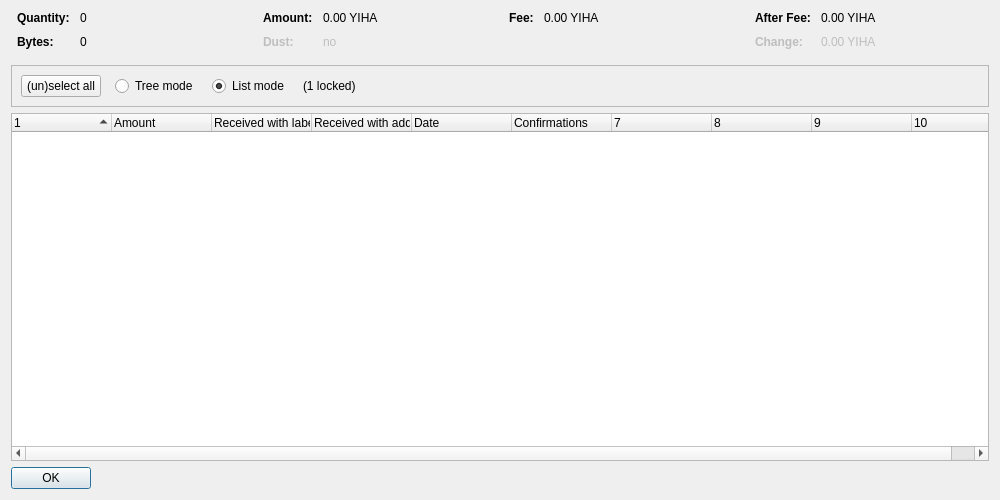
<?xml version="1.0" encoding="UTF-8"?>
<ui version="4.0">
 <class>CoinControlDialog</class>
 <widget class="QDialog" name="CoinControlDialog">
  <property name="geometry">
   <rect>
    <x>0</x>
    <y>0</y>
    <width>1000</width>
    <height>500</height>
   </rect>
  </property>
  <property name="windowTitle">
   <string>Coin Selection</string>
  </property>
  <layout class="QVBoxLayout" name="verticalLayout">
   <item>
    <layout class="QHBoxLayout" name="horizontalLayoutTop" stretch="0,0,0,0">
     <property name="topMargin">
      <number>0</number>
     </property>
     <property name="bottomMargin">
      <number>10</number>
     </property>
     <item>
      <layout class="QFormLayout" name="formLayoutCoinControl1">
       <property name="horizontalSpacing">
        <number>10</number>
       </property>
       <property name="verticalSpacing">
        <number>10</number>
       </property>
       <property name="leftMargin">
        <number>6</number>
       </property>
       <property name="rightMargin">
        <number>6</number>
       </property>
       <item row="0" column="0">
        <widget class="QLabel" name="labelCoinControlQuantityText">
         <property name="font">
          <font>
           <weight>75</weight>
           <bold>true</bold>
          </font>
         </property>
         <property name="text">
          <string>Quantity:</string>
         </property>
        </widget>
       </item>
       <item row="0" column="1">
        <widget class="QLabel" name="labelCoinControlQuantity">
         <property name="cursor">
          <cursorShape>IBeamCursor</cursorShape>
         </property>
         <property name="contextMenuPolicy">
          <enum>Qt::ActionsContextMenu</enum>
         </property>
         <property name="text">
          <string notr="true">0</string>
         </property>
         <property name="textInteractionFlags">
          <set>Qt::LinksAccessibleByMouse|Qt::TextSelectableByKeyboard|Qt::TextSelectableByMouse</set>
         </property>
        </widget>
       </item>
       <item row="1" column="0">
        <widget class="QLabel" name="labelCoinControlBytesText">
         <property name="font">
          <font>
           <weight>75</weight>
           <bold>true</bold>
          </font>
         </property>
         <property name="text">
          <string>Bytes:</string>
         </property>
        </widget>
       </item>
       <item row="1" column="1">
        <widget class="QLabel" name="labelCoinControlBytes">
         <property name="cursor">
          <cursorShape>IBeamCursor</cursorShape>
         </property>
         <property name="contextMenuPolicy">
          <enum>Qt::ActionsContextMenu</enum>
         </property>
         <property name="text">
          <string notr="true">0</string>
         </property>
         <property name="textInteractionFlags">
          <set>Qt::LinksAccessibleByMouse|Qt::TextSelectableByKeyboard|Qt::TextSelectableByMouse</set>
         </property>
        </widget>
       </item>
      </layout>
     </item>
     <item>
      <layout class="QFormLayout" name="formLayoutCoinControl2">
       <property name="horizontalSpacing">
        <number>10</number>
       </property>
       <property name="verticalSpacing">
        <number>10</number>
       </property>
       <property name="leftMargin">
        <number>6</number>
       </property>
       <property name="rightMargin">
        <number>6</number>
       </property>
       <item row="0" column="0">
        <widget class="QLabel" name="labelCoinControlAmountText">
         <property name="font">
          <font>
           <weight>75</weight>
           <bold>true</bold>
          </font>
         </property>
         <property name="text">
          <string>Amount:</string>
         </property>
        </widget>
       </item>
       <item row="0" column="1">
        <widget class="QLabel" name="labelCoinControlAmount">
         <property name="cursor">
          <cursorShape>IBeamCursor</cursorShape>
         </property>
         <property name="contextMenuPolicy">
          <enum>Qt::ActionsContextMenu</enum>
         </property>
         <property name="text">
          <string notr="true">0.00 YIHA</string>
         </property>
         <property name="textInteractionFlags">
          <set>Qt::LinksAccessibleByMouse|Qt::TextSelectableByKeyboard|Qt::TextSelectableByMouse</set>
         </property>
        </widget>
       </item>
       <item row="1" column="0">
        <widget class="QLabel" name="labelCoinControlLowOutputText">
         <property name="enabled">
          <bool>false</bool>
         </property>
         <property name="font">
          <font>
           <weight>75</weight>
           <bold>true</bold>
          </font>
         </property>
         <property name="text">
          <string>Dust:</string>
         </property>
        </widget>
       </item>
       <item row="1" column="1">
        <widget class="QLabel" name="labelCoinControlLowOutput">
         <property name="enabled">
          <bool>false</bool>
         </property>
         <property name="cursor">
          <cursorShape>IBeamCursor</cursorShape>
         </property>
         <property name="contextMenuPolicy">
          <enum>Qt::ActionsContextMenu</enum>
         </property>
         <property name="text">
          <string notr="true">no</string>
         </property>
         <property name="textInteractionFlags">
          <set>Qt::LinksAccessibleByMouse|Qt::TextSelectableByKeyboard|Qt::TextSelectableByMouse</set>
         </property>
        </widget>
       </item>
      </layout>
     </item>
     <item>
      <layout class="QFormLayout" name="formLayoutCoinControl3">
       <property name="horizontalSpacing">
        <number>10</number>
       </property>
       <property name="verticalSpacing">
        <number>10</number>
       </property>
       <property name="leftMargin">
        <number>6</number>
       </property>
       <property name="rightMargin">
        <number>6</number>
       </property>
       <item row="0" column="0">
        <widget class="QLabel" name="labelCoinControlFeeText">
         <property name="font">
          <font>
           <weight>75</weight>
           <bold>true</bold>
          </font>
         </property>
         <property name="text">
          <string>Fee:</string>
         </property>
        </widget>
       </item>
       <item row="0" column="1">
        <widget class="QLabel" name="labelCoinControlFee">
         <property name="cursor">
          <cursorShape>IBeamCursor</cursorShape>
         </property>
         <property name="contextMenuPolicy">
          <enum>Qt::ActionsContextMenu</enum>
         </property>
         <property name="text">
          <string notr="true">0.00 YIHA</string>
         </property>
         <property name="textInteractionFlags">
          <set>Qt::LinksAccessibleByMouse|Qt::TextSelectableByKeyboard|Qt::TextSelectableByMouse</set>
         </property>
        </widget>
       </item>
      </layout>
     </item>
     <item>
      <layout class="QFormLayout" name="formLayoutCoinControl4">
       <property name="horizontalSpacing">
        <number>10</number>
       </property>
       <property name="verticalSpacing">
        <number>10</number>
       </property>
       <property name="leftMargin">
        <number>6</number>
       </property>
       <property name="rightMargin">
        <number>6</number>
       </property>
       <item row="0" column="0">
        <widget class="QLabel" name="labelCoinControlAfterFeeText">
         <property name="font">
          <font>
           <weight>75</weight>
           <bold>true</bold>
          </font>
         </property>
         <property name="text">
          <string>After Fee:</string>
         </property>
        </widget>
       </item>
       <item row="0" column="1">
        <widget class="QLabel" name="labelCoinControlAfterFee">
         <property name="cursor">
          <cursorShape>IBeamCursor</cursorShape>
         </property>
         <property name="contextMenuPolicy">
          <enum>Qt::ActionsContextMenu</enum>
         </property>
         <property name="text">
          <string notr="true">0.00 YIHA</string>
         </property>
         <property name="textInteractionFlags">
          <set>Qt::LinksAccessibleByMouse|Qt::TextSelectableByKeyboard|Qt::TextSelectableByMouse</set>
         </property>
        </widget>
       </item>
       <item row="1" column="0">
        <widget class="QLabel" name="labelCoinControlChangeText">
         <property name="enabled">
          <bool>false</bool>
         </property>
         <property name="font">
          <font>
           <weight>75</weight>
           <bold>true</bold>
          </font>
         </property>
         <property name="text">
          <string>Change:</string>
         </property>
        </widget>
       </item>
       <item row="1" column="1">
        <widget class="QLabel" name="labelCoinControlChange">
         <property name="enabled">
          <bool>false</bool>
         </property>
         <property name="cursor">
          <cursorShape>IBeamCursor</cursorShape>
         </property>
         <property name="contextMenuPolicy">
          <enum>Qt::ActionsContextMenu</enum>
         </property>
         <property name="text">
          <string notr="true">0.00 YIHA</string>
         </property>
         <property name="textInteractionFlags">
          <set>Qt::LinksAccessibleByMouse|Qt::TextSelectableByKeyboard|Qt::TextSelectableByMouse</set>
         </property>
        </widget>
       </item>
      </layout>
     </item>
    </layout>
   </item>
   <item>
    <widget class="QFrame" name="frame">
     <property name="minimumSize">
      <size>
       <width>0</width>
       <height>40</height>
      </size>
     </property>
     <property name="frameShape">
      <enum>QFrame::StyledPanel</enum>
     </property>
     <property name="frameShadow">
      <enum>QFrame::Sunken</enum>
     </property>
     <layout class="QHBoxLayout" name="horizontalLayout">
      <item>
       <layout class="QHBoxLayout" name="horizontalLayoutPanel" stretch="0,0,0,0,0">
        <property name="spacing">
         <number>14</number>
        </property>
        <item>
         <widget class="QPushButton" name="pushButtonSelectAll">
          <property name="sizePolicy">
           <sizepolicy hsizetype="Maximum" vsizetype="Fixed">
            <horstretch>0</horstretch>
            <verstretch>0</verstretch>
           </sizepolicy>
          </property>
          <property name="text">
           <string>(un)select all</string>
          </property>
          <property name="autoDefault">
           <bool>false</bool>
          </property>
         </widget>
        </item>
        <item>
         <widget class="QRadioButton" name="radioTreeMode">
          <property name="sizePolicy">
           <sizepolicy hsizetype="Maximum" vsizetype="Fixed">
            <horstretch>0</horstretch>
            <verstretch>0</verstretch>
           </sizepolicy>
          </property>
          <property name="text">
           <string>Tree mode</string>
          </property>
         </widget>
        </item>
        <item>
         <widget class="QRadioButton" name="radioListMode">
          <property name="sizePolicy">
           <sizepolicy hsizetype="Maximum" vsizetype="Fixed">
            <horstretch>0</horstretch>
            <verstretch>0</verstretch>
           </sizepolicy>
          </property>
          <property name="text">
           <string>List mode</string>
          </property>
          <property name="checked">
           <bool>true</bool>
          </property>
         </widget>
        </item>
        <item>
         <widget class="QLabel" name="labelLocked">
          <property name="text">
           <string notr="true">(1 locked)</string>
          </property>
         </widget>
        </item>
        <item>
         <spacer name="horizontalSpacer">
          <property name="orientation">
           <enum>Qt::Horizontal</enum>
          </property>
          <property name="sizeHint" stdset="0">
           <size>
            <width>40</width>
            <height>20</height>
           </size>
          </property>
         </spacer>
        </item>
       </layout>
      </item>
     </layout>
    </widget>
   </item>
   <item>
    <widget class="CoinControlTreeWidget" name="treeWidget">
     <property name="contextMenuPolicy">
      <enum>Qt::CustomContextMenu</enum>
     </property>
     <property name="sortingEnabled">
      <bool>false</bool>
     </property>
     <property name="columnCount">
      <number>10</number>
     </property>
     <attribute name="headerShowSortIndicator" stdset="0">
      <bool>true</bool>
     </attribute>
     <attribute name="headerStretchLastSection">
      <bool>false</bool>
     </attribute>
     <column>
      <property name="text">
       <string/>
      </property>
     </column>
     <column>
      <property name="text">
       <string>Amount</string>
      </property>
     </column>
     <column>
      <property name="text">
       <string>Received with label</string>
      </property>
     </column>
     <column>
      <property name="text">
       <string>Received with address</string>
      </property>
     </column>
     <column>
      <property name="text">
       <string>Date</string>
      </property>
     </column>
     <column>
      <property name="text">
       <string>Confirmations</string>
      </property>
      <property name="toolTip">
       <string>Confirmed</string>
      </property>
     </column>
     <column>
      <property name="text">
       <string/>
      </property>
     </column>
     <column>
      <property name="text">
       <string/>
      </property>
     </column>
     <column>
      <property name="text">
       <string/>
      </property>
     </column>
     <column>
      <property name="text">
       <string/>
      </property>
     </column>
    </widget>
   </item>
   <item>
    <widget class="QDialogButtonBox" name="buttonBox">
     <property name="sizePolicy">
      <sizepolicy hsizetype="Maximum" vsizetype="Fixed">
       <horstretch>0</horstretch>
       <verstretch>0</verstretch>
      </sizepolicy>
     </property>
     <property name="orientation">
      <enum>Qt::Horizontal</enum>
     </property>
     <property name="standardButtons">
      <set>QDialogButtonBox::Ok</set>
     </property>
    </widget>
   </item>
  </layout>
 </widget>
 <customwidgets>
  <customwidget>
   <class>CoinControlTreeWidget</class>
   <extends>QTreeWidget</extends>
   <header>coincontroltreewidget.h</header>
  </customwidget>
 </customwidgets>
 <resources/>
 <connections/>
</ui>
